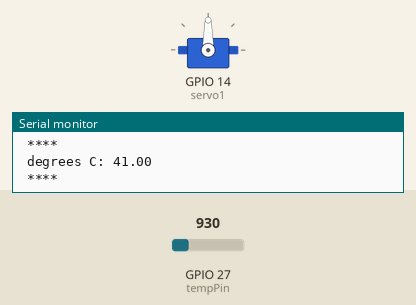
The sketch below on a simulated ESP32. Parts: servo, the last lines printed to the serial monitor. The inputs (shaded band) are chosen by the test bench; at power-on: GPIO 27 (tempPin) = 930.

Above: at 1.2 s.
1.3 s: GPIO 27 (tempPin) set to 874
At 2.0 s:
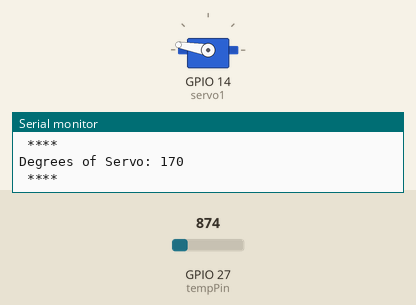
2.8 s: GPIO 27 (tempPin) set to 809
At 3.7 s:
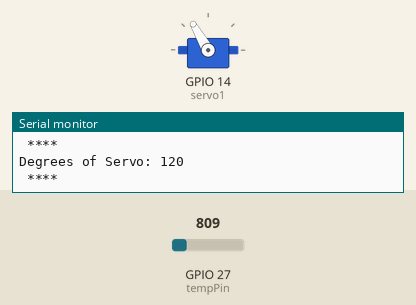
Timing chart, 0 to 5.8 s (numbered marks = the images above; inputs shaded):
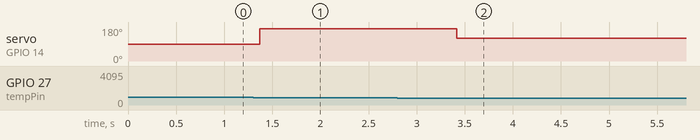

Measured:
- the behaviour switches between 875 and 874 on GPIO 27 (tempPin) (found by bisection; images 0 and 1)
- after the input at 1.3 s, servo on GPIO 14 (servo1): 90° → 170° after 0.07 s
- after the input at 2.8 s, servo on GPIO 14 (servo1): 170° → 120° after 0.62 s

The sketch:

thermometer.ino
```cpp
//include the servo library
#include <ESP32Servo.h>
//create a servo object called servo1
Servo servo1;
//analog input pin constant
const int tempPin = 27;
//raw reading variable
int tempVal;
//voltage variable
float volts;
//final temperature variables
float tempC;
float tempF;

void setup()
{
  //attach servo1 to pin 9 on the ESP32
  servo1.attach(14);

  // start the serial port at 115200 baud
  Serial.begin(9600);
  //115200 is the “baud rate,” or communications speed.
  //When two devices are communicating with each other,
  //both must be set to the same speed.
}
void loop()
{
    //read the temp sensor and store it in tempVal
    tempVal = analogRead(tempPin);

    //print out the 10 value from analogRead
    Serial.print("ADC Value: ");
    Serial.println(tempVal);
    //print a spacer
    Serial.println(" **** ");

    //converting that reading to voltage by multiplying the reading by 3.3V (voltage of the ESP32 board)
    volts = (tempVal)/1023.0;

    //calculate temperature celsius from voltage equation found on the sensor spec.
    tempC = round((volts - 0.5) * 100);

    // print the celcius temperature over the serial port
    Serial.print(" degrees C: ");
    Serial.println(tempC);
    Serial.println(" **** ");

    //This series of if statements should be able to read 20-35 degrees celsius and turn the servo accordingly
    if (19.5 <= tempC && tempC < 20.5) {servo(12);}
    if (20.5 <= tempC && tempC < 21.5) {servo(24);}
    if (21.5 <= tempC && tempC < 22.5) {servo(36);}
    if (22.5 <= tempC && tempC < 23.5) {servo(48);}
    if (23.5 <= tempC && tempC < 24.5) {servo(60);}
    if (24.5 <= tempC && tempC < 25.5) {servo(72);}
    if (25.5 <= tempC && tempC < 26.5) {servo(84);}
    if (26.5 <= tempC && tempC < 27.5) {servo(96);}
    if (27.5 <= tempC && tempC < 28.5) {servo(108);}
    if (28.5 <= tempC && tempC < 29.5) {servo(120);}
    if (29.5 <= tempC && tempC < 30.5) {servo(132);}
    if (30.5 <= tempC && tempC < 31.5) {servo(144);}
    if (31.5 <= tempC && tempC < 32.5) {servo(156);}
    if (32.5 <= tempC && tempC < 33.5) {servo(168);}
    if (33.5 <= tempC && tempC < 34.5) {servo(170);}
    if (34.5 <= tempC && tempC < 35.5) {servo(170);}
}
void servo (int degreeTurn)
{
        servo1.write(degreeTurn);
        Serial.print("Degrees of Servo: ");
        Serial.println(degreeTurn);
        Serial.println(" **** ");
        delay(1000);
}
```
